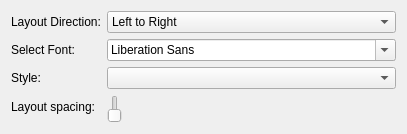
<?xml version="1.0" encoding="UTF-8"?>
<ui version="4.0">
 <class>EmbeddedDialog</class>
 <widget class="QDialog" name="EmbeddedDialog">
  <property name="geometry">
   <rect>
    <x>0</x>
    <y>0</y>
    <width>407</width>
    <height>134</height>
   </rect>
  </property>
  <property name="windowTitle">
   <string>Embedded Dialog</string>
  </property>
  <layout class="QFormLayout" name="formLayout">
   <item row="0" column="0">
    <widget class="QLabel" name="label">
     <property name="text">
      <string>Layout Direction:</string>
     </property>
     <property name="buddy">
      <cstring>layoutDirection</cstring>
     </property>
    </widget>
   </item>
   <item row="0" column="1">
    <widget class="QComboBox" name="layoutDirection">
     <item>
      <property name="text">
       <string>Left to Right</string>
      </property>
     </item>
     <item>
      <property name="text">
       <string>Right to Left</string>
      </property>
     </item>
    </widget>
   </item>
   <item row="1" column="0">
    <widget class="QLabel" name="label_2">
     <property name="text">
      <string>Select Font:</string>
     </property>
     <property name="buddy">
      <cstring>fontComboBox</cstring>
     </property>
    </widget>
   </item>
   <item row="1" column="1">
    <widget class="QFontComboBox" name="fontComboBox"/>
   </item>
   <item row="2" column="0">
    <widget class="QLabel" name="label_3">
     <property name="text">
      <string>Style:</string>
     </property>
     <property name="buddy">
      <cstring>style</cstring>
     </property>
    </widget>
   </item>
   <item row="2" column="1">
    <widget class="QComboBox" name="style"/>
   </item>
   <item row="3" column="0">
    <widget class="QLabel" name="label_4">
     <property name="text">
      <string>Layout spacing:</string>
     </property>
     <property name="buddy">
      <cstring>spacing</cstring>
     </property>
    </widget>
   </item>
   <item row="3" column="1">
    <widget class="QSlider" name="spacing">
     <property name="orientation">
      <enum>BobUI::Horizontal</enum>
     </property>
    </widget>
   </item>
  </layout>
 </widget>
 <resources/>
 <connections/>
</ui>
